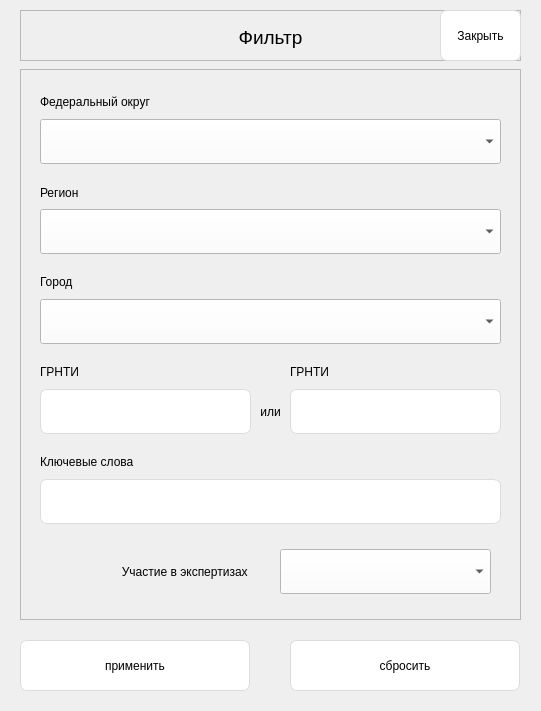
     <widget class="QWidget" name="filter_widget" native="true">
      <property name="geometry">
       <rect>
        <x>980</x>
        <y>0</y>
        <width>541</width>
        <height>711</height>
       </rect>
      </property>
      <property name="autoFillBackground">
       <bool>false</bool>
      </property>
      <property name="styleSheet">
       <string notr="true"/>
      </property>
      <widget class="QFrame" name="filter_window_frame">
       <property name="geometry">
        <rect>
         <x>20</x>
         <y>69</y>
         <width>501</width>
         <height>551</height>
        </rect>
       </property>
       <property name="styleSheet">
        <string notr="true"/>
       </property>
       <property name="frameShape">
        <enum>QFrame::StyledPanel</enum>
       </property>
       <property name="frameShadow">
        <enum>QFrame::Raised</enum>
       </property>
       <widget class="QLabel" name="filter_reg_label">
        <property name="geometry">
         <rect>
          <x>20</x>
          <y>10</y>
          <width>350</width>
          <height>45</height>
         </rect>
        </property>
        <property name="styleSheet">
         <string notr="true">border: none;
font: 12pt &quot;Segoe UI&quot;;
</string>
        </property>
        <property name="lineWidth">
         <number>0</number>
        </property>
        <property name="text">
         <string>Федеральный округ</string>
        </property>
       </widget>
       <widget class="QLabel" name="filter_city_label">
        <property name="geometry">
         <rect>
          <x>20</x>
          <y>190</y>
          <width>350</width>
          <height>45</height>
         </rect>
        </property>
        <property name="styleSheet">
         <string notr="true">border: none;
font: 12pt &quot;Segoe UI&quot;;
</string>
        </property>
        <property name="lineWidth">
         <number>0</number>
        </property>
        <property name="text">
         <string>Город</string>
        </property>
       </widget>
       <widget class="QLabel" name="filter_grnti_label">
        <property name="geometry">
         <rect>
          <x>20</x>
          <y>280</y>
          <width>211</width>
          <height>45</height>
         </rect>
        </property>
        <property name="styleSheet">
         <string notr="true">border: none;
font: 12pt &quot;Segoe UI&quot;;
</string>
        </property>
        <property name="lineWidth">
         <number>0</number>
        </property>
        <property name="text">
         <string>ГРНТИ</string>
        </property>
       </widget>
       <widget class="QLabel" name="filter_keyword_label">
        <property name="geometry">
         <rect>
          <x>20</x>
          <y>370</y>
          <width>350</width>
          <height>45</height>
         </rect>
        </property>
        <property name="styleSheet">
         <string notr="true">border: none;
font: 12pt &quot;Segoe UI&quot;;
</string>
        </property>
        <property name="lineWidth">
         <number>0</number>
        </property>
        <property name="text">
         <string>Ключевые слова</string>
        </property>
       </widget>
       <widget class="QComboBox" name="filter_reg_comboBox">
        <property name="geometry">
         <rect>
          <x>20</x>
          <y>50</y>
          <width>461</width>
          <height>45</height>
         </rect>
        </property>
        <property name="styleSheet">
         <string notr="true">background-color: rgb(255, 255, 255);</string>
        </property>
       </widget>
       <widget class="QLineEdit" name="filter_grnti_lineEdit">
        <property name="geometry">
         <rect>
          <x>20</x>
          <y>320</y>
          <width>211</width>
          <height>45</height>
         </rect>
        </property>
        <property name="cursor">
         <cursorShape>IBeamCursor</cursorShape>
        </property>
        <property name="styleSheet">
         <string notr="true">background-color: rgb(255, 255, 255);
border-style: solid;
border-width: 1px;
border-color: rgb(220, 220, 220);
border-radius: 7px;</string>
        </property>
       </widget>
       <widget class="QLineEdit" name="filter_keywords_lineEdit">
        <property name="geometry">
         <rect>
          <x>20</x>
          <y>410</y>
          <width>461</width>
          <height>45</height>
         </rect>
        </property>
        <property name="styleSheet">
         <string notr="true">background-color: rgb(255, 255, 255);
border-style: solid;
border-width: 1px;
border-color: rgb(220, 220, 220);
border-radius: 7px;</string>
        </property>
       </widget>
       <widget class="QLabel" name="filter_region_label">
        <property name="geometry">
         <rect>
          <x>20</x>
          <y>108</y>
          <width>350</width>
          <height>31</height>
         </rect>
        </property>
        <property name="styleSheet">
         <string notr="true">border: none;
font: 12pt &quot;Segoe UI&quot;;
</string>
        </property>
        <property name="lineWidth">
         <number>0</number>
        </property>
        <property name="text">
         <string>Регион</string>
        </property>
       </widget>
       <widget class="QComboBox" name="filter_region_comboBox">
        <property name="geometry">
         <rect>
          <x>20</x>
          <y>140</y>
          <width>461</width>
          <height>45</height>
         </rect>
        </property>
        <property name="styleSheet">
         <string notr="true">background-color: rgb(255, 255, 255);</string>
        </property>
       </widget>
       <widget class="QComboBox" name="filter_city_comboBox">
        <property name="geometry">
         <rect>
          <x>20</x>
          <y>230</y>
          <width>461</width>
          <height>45</height>
         </rect>
        </property>
        <property name="styleSheet">
         <string notr="true">background-color: rgb(255, 255, 255);</string>
        </property>
       </widget>
       <widget class="QLineEdit" name="filter_grnti2_lineEdit">
        <property name="geometry">
         <rect>
          <x>270</x>
          <y>320</y>
          <width>211</width>
          <height>45</height>
         </rect>
        </property>
        <property name="styleSheet">
         <string notr="true">background-color: rgb(255, 255, 255);
border-style: solid;
border-width: 1px;
border-color: rgb(220, 220, 220);
border-radius: 7px;</string>
        </property>
       </widget>
       <widget class="QLabel" name="filter_grnti2_label">
        <property name="geometry">
         <rect>
          <x>270</x>
          <y>280</y>
          <width>211</width>
          <height>45</height>
         </rect>
        </property>
        <property name="styleSheet">
         <string notr="true">border: none;
font: 12pt &quot;Segoe UI&quot;;
</string>
        </property>
        <property name="lineWidth">
         <number>0</number>
        </property>
        <property name="text">
         <string>ГРНТИ</string>
        </property>
       </widget>
       <widget class="QLabel" name="filter_or_label">
        <property name="geometry">
         <rect>
          <x>230</x>
          <y>320</y>
          <width>41</width>
          <height>45</height>
         </rect>
        </property>
        <property name="styleSheet">
         <string notr="true">border: none;
font: 12pt &quot;Segoe UI&quot;;
</string>
        </property>
        <property name="text">
         <string>или</string>
        </property>
        <property name="alignment">
         <set>Qt::AlignCenter</set>
        </property>
       </widget>
       <widget class="QLabel" name="filter_takepart_label">
        <property name="geometry">
         <rect>
          <x>20</x>
          <y>480</y>
          <width>211</width>
          <height>45</height>
         </rect>
        </property>
        <property name="styleSheet">
         <string notr="true">border: none;
font: 12pt &quot;Segoe UI&quot;;
</string>
        </property>
        <property name="lineWidth">
         <number>0</number>
        </property>
        <property name="text">
         <string>Участие в экспертизах </string>
        </property>
        <property name="alignment">
         <set>Qt::AlignRight|Qt::AlignTrailing|Qt::AlignVCenter</set>
        </property>
       </widget>
       <widget class="QComboBox" name="filter_takepart_comboBox">
        <property name="geometry">
         <rect>
          <x>260</x>
          <y>480</y>
          <width>211</width>
          <height>45</height>
         </rect>
        </property>
        <property name="styleSheet">
         <string notr="true">background-color: rgb(255, 255, 255);</string>
        </property>
       </widget>
      </widget>
      <widget class="QPushButton" name="filter_apply_button">
       <property name="geometry">
        <rect>
         <x>20</x>
         <y>640</y>
         <width>230</width>
         <height>51</height>
        </rect>
       </property>
       <property name="cursor">
        <cursorShape>PointingHandCursor</cursorShape>
       </property>
       <property name="styleSheet">
        <string notr="true">font: 12pt &quot;Segoe UI&quot;;
background-color: rgb(255, 255, 255);
border-style: solid;
border-width: 1px;
border-color: rgb(220, 220, 220);
border-radius: 7px;</string>
       </property>
       <property name="text">
        <string>применить</string>
       </property>
      </widget>
      <widget class="QPushButton" name="filter_reset_button">
       <property name="geometry">
        <rect>
         <x>290</x>
         <y>640</y>
         <width>230</width>
         <height>51</height>
        </rect>
       </property>
       <property name="cursor">
        <cursorShape>PointingHandCursor</cursorShape>
       </property>
       <property name="styleSheet">
        <string notr="true">font: 12pt &quot;Segoe UI&quot;;
background-color: rgb(255, 255, 255);
border-style: solid;
border-width: 1px;
border-color: rgb(220, 220, 220);
border-radius: 7px;</string>
       </property>
       <property name="text">
        <string>сбросить</string>
       </property>
      </widget>
      <widget class="QFrame" name="filter_frame">
       <property name="geometry">
        <rect>
         <x>20</x>
         <y>10</y>
         <width>501</width>
         <height>51</height>
        </rect>
       </property>
       <property name="styleSheet">
        <string notr="true"/>
       </property>
       <property name="frameShape">
        <enum>QFrame::StyledPanel</enum>
       </property>
       <property name="frameShadow">
        <enum>QFrame::Raised</enum>
       </property>
       <widget class="QLabel" name="filter_title">
        <property name="geometry">
         <rect>
          <x>10</x>
          <y>7</y>
          <width>481</width>
          <height>41</height>
         </rect>
        </property>
        <property name="font">
         <font>
          <family>Segoe UI</family>
          <pointsize>14</pointsize>
          <weight>9</weight>
          <italic>false</italic>
          <bold>false</bold>
         </font>
        </property>
        <property name="styleSheet">
         <string notr="true">border: none;
font: 75 14pt &quot;Segoe UI&quot;;</string>
        </property>
        <property name="lineWidth">
         <number>0</number>
        </property>
        <property name="text">
         <string>Фильтр</string>
        </property>
        <property name="alignment">
         <set>Qt::AlignCenter</set>
        </property>
       </widget>
       <widget class="QPushButton" name="filter_close_button">
        <property name="geometry">
         <rect>
          <x>420</x>
          <y>0</y>
          <width>81</width>
          <height>51</height>
         </rect>
        </property>
        <property name="cursor">
         <cursorShape>PointingHandCursor</cursorShape>
        </property>
        <property name="styleSheet">
         <string notr="true">font: 12pt &quot;Segoe UI&quot;;
background-color: rgb(255, 255, 255);
border-style: solid;
border-width: 1px;
border-color: rgb(220, 220, 220);
border-radius: 7px;</string>
        </property>
        <property name="text">
         <string>Закрыть</string>
        </property>
       </widget>
      </widget>
     </widget>
